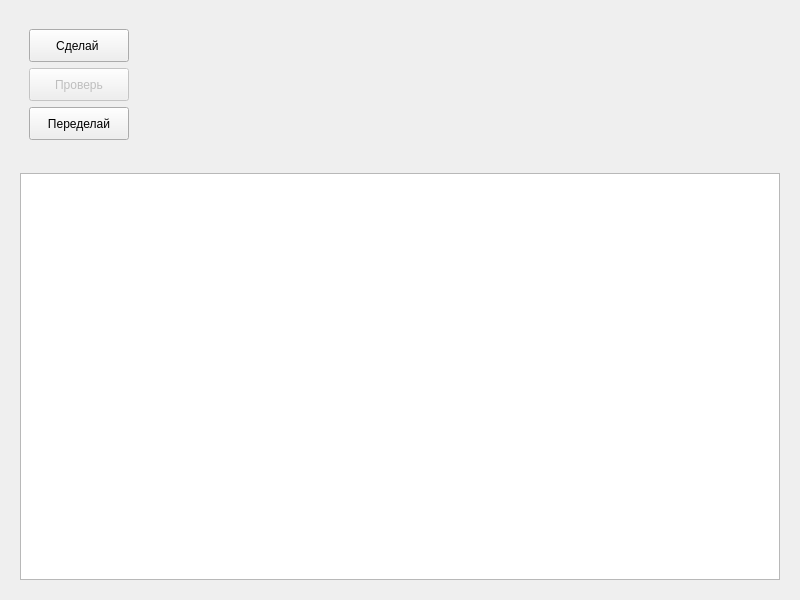
<?xml version="1.0" encoding="UTF-8"?>
<ui version="4.0">
 <class>Widget</class>
 <widget class="QWidget" name="Widget">
  <property name="geometry">
   <rect>
    <x>0</x>
    <y>0</y>
    <width>800</width>
    <height>600</height>
   </rect>
  </property>
  <property name="windowTitle">
   <string>Widget</string>
  </property>
  <layout class="QVBoxLayout" name="verticalLayout_3">
   <item>
    <widget class="QWidget" name="widget_2" native="true">
     <layout class="QHBoxLayout" name="horizontalLayout">
      <item>
       <widget class="QWidget" name="widget" native="true">
        <layout class="QVBoxLayout" name="verticalLayout">
         <item>
          <widget class="QPushButton" name="doButton">
           <property name="minimumSize">
            <size>
             <width>100</width>
             <height>33</height>
            </size>
           </property>
           <property name="maximumSize">
            <size>
             <width>100</width>
             <height>33</height>
            </size>
           </property>
           <property name="text">
            <string>Сделай </string>
           </property>
          </widget>
         </item>
         <item>
          <widget class="QPushButton" name="checkButton">
           <property name="enabled">
            <bool>false</bool>
           </property>
           <property name="minimumSize">
            <size>
             <width>100</width>
             <height>33</height>
            </size>
           </property>
           <property name="maximumSize">
            <size>
             <width>100</width>
             <height>33</height>
            </size>
           </property>
           <property name="text">
            <string>Проверь</string>
           </property>
          </widget>
         </item>
         <item>
          <widget class="QPushButton" name="reButton">
           <property name="minimumSize">
            <size>
             <width>100</width>
             <height>33</height>
            </size>
           </property>
           <property name="maximumSize">
            <size>
             <width>100</width>
             <height>33</height>
            </size>
           </property>
           <property name="text">
            <string>Переделай</string>
           </property>
          </widget>
         </item>
        </layout>
       </widget>
      </item>
      <item>
       <spacer name="horizontalSpacer">
        <property name="orientation">
         <enum>Qt::Horizontal</enum>
        </property>
        <property name="sizeHint" stdset="0">
         <size>
          <width>657</width>
          <height>20</height>
         </size>
        </property>
       </spacer>
      </item>
     </layout>
    </widget>
   </item>
   <item>
    <widget class="QWidget" name="widget_3" native="true">
     <layout class="QVBoxLayout" name="verticalLayout_2">
      <item>
       <widget class="QGraphicsView" name="graphicsView"/>
      </item>
     </layout>
    </widget>
   </item>
  </layout>
 </widget>
 <resources/>
 <connections/>
</ui>
